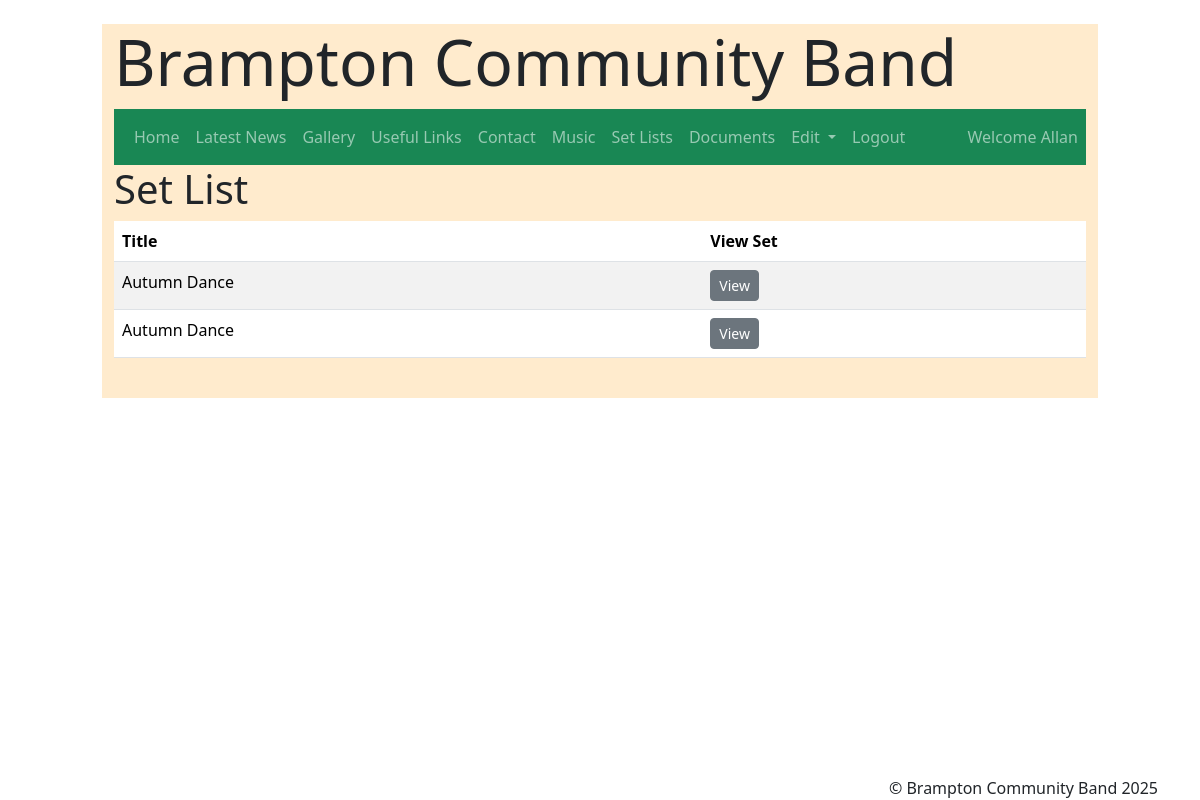
The app's page /set/ (signed in) with its own data.
### pages/models.py (models this page shows, shortened)
class CustomUser(AbstractUser):
    moderator = models.BooleanField(max_length=5, null=True, blank=True, default=False)

class SetList(models.Model):
    set = models.ForeignKey(Set, on_delete=models.CASCADE)
    song = models.ForeignKey(Songs, on_delete=models.CASCADE)
    order = models.IntegerField(default=0)
    class Meta:
        ordering = ['order']

class Set(models.Model):
    setTitle = models.CharField(max_length=50, null=True, blank=True, unique=True)
    setDate = models.DateField(default=timezone.now)
    class Meta:
        ordering = ['-setDate']
    def __str__(self):
        return str(self.setTitle)

### pages/views.py (the view)
# urls.py: path('set/', views.set, name='set'),
def set(request):
    lists = SetList.objects.all()
    ordering = ['order']
    return render(request, 'set.html', {'lists':lists})

### pages/templates/set.html (shortened to what this page needs)
{% extends "base.html" %}
{% load crispy_forms_tags %}
{% load static %}
{% block content %}
{% block page_title %}
<h2 class="display-6">Set List</h2>
{% endblock page_title%}
<div class="table-responsive">
    <table class="table table-striped">
        <thead>
            <th scope="col">Title</th>
            <th scope="col">View Set</th>
        </thead>
        <tbody>
            {% for list in lists %}
                    <tr>
                        <td scope="row">{{ list.set}}</td>
                        <td scope="row"><a href="{% url 'view_set' list.set_id %}" class="btn btn-secondary btn-sm">View</a></td></td>
                    </tr>
            {% endfor %}
        </tbody>
    </table>
    <br>
    </div>
{% endblock content %}

### pages/templates/navbar.html (shortened to what this page needs)
      <nav class="navbar navbar-expand-lg navbar-dark bg-success">
        <div class="container">
          <div class="collapse navbar-collapse" id="navbarNavDarkDropdown">
            <ul class="navbar-nav">
              <li class="nav-item">
                <a class="nav-link" href="{% url 'index' %}">Home</a>
                </li>
                <li class="nav-item">
                <a class="nav-link" href="{% url 'news' %}">Latest News</a>
                </li>
                <li class="nav-item">
                <a class="nav-link" href="{% url 'gallery' %}">Gallery</a>
                </li>
                <li class="nav-item">
                    <a class="nav-link" href="{% url 'links' %}">Useful Links</a>
                </li>
                <li class="nav-item">
                  <a class="nav-link" href="{% url 'contact' %}">Contact</a>
              </li>
              {% if user.is_authenticated %}
              <li class="nav-item">
                  <a class="nav-link" href="{% url 'music' %}">Music</a>
              </li>
              <li class="nav-item">
                <a class="nav-link" href="{% url 'set' %}">Set Lists</a>
              </li>
              <li class="nav-item">
                <a class="nav-link" href="{% url 'documents' %}">Documents</a>
              </li>
              <li class="nav-item dropdown">
                <a class="nav-link dropdown-toggle" href="#" id="navbarDarkDropdownMenuLink" role="button" data-bs-toggle="dropdown" aria-expanded="false">
                  Edit
                </a>
              </li>
              <li class="nav-item">
                  <a class="nav-link" href="{% url 'logoutBCB' %}">Logout</a>
              </li>
              <li class="nav-item right">
                <a class="nav-link" href="#">Welcome {{user.first_name}}</a>
              </li>
              {% else %}
              <li class="nav-item">
                  <a class="nav-link" href="{% url 'loginBCB' %}">Login</a>
              </li>
               {% endif %}
            </ul>
          </div>
        </div>
      </nav>

### pages/static/style.css (style rules this page uses)
body { background-image: url('Instruments.png'); opacity:1; background-blend-mode: normal; background-size: cover; min-height: 100vh; }
.container-fluid { max-width: 85%; min-height: 95%; }
.right { position: absolute; right: 0; text-align: right; }

### records on screen
CustomUser: first_name "Allan"
SetList: set "Autumn Dance"
SetList: set "Autumn Dance"
